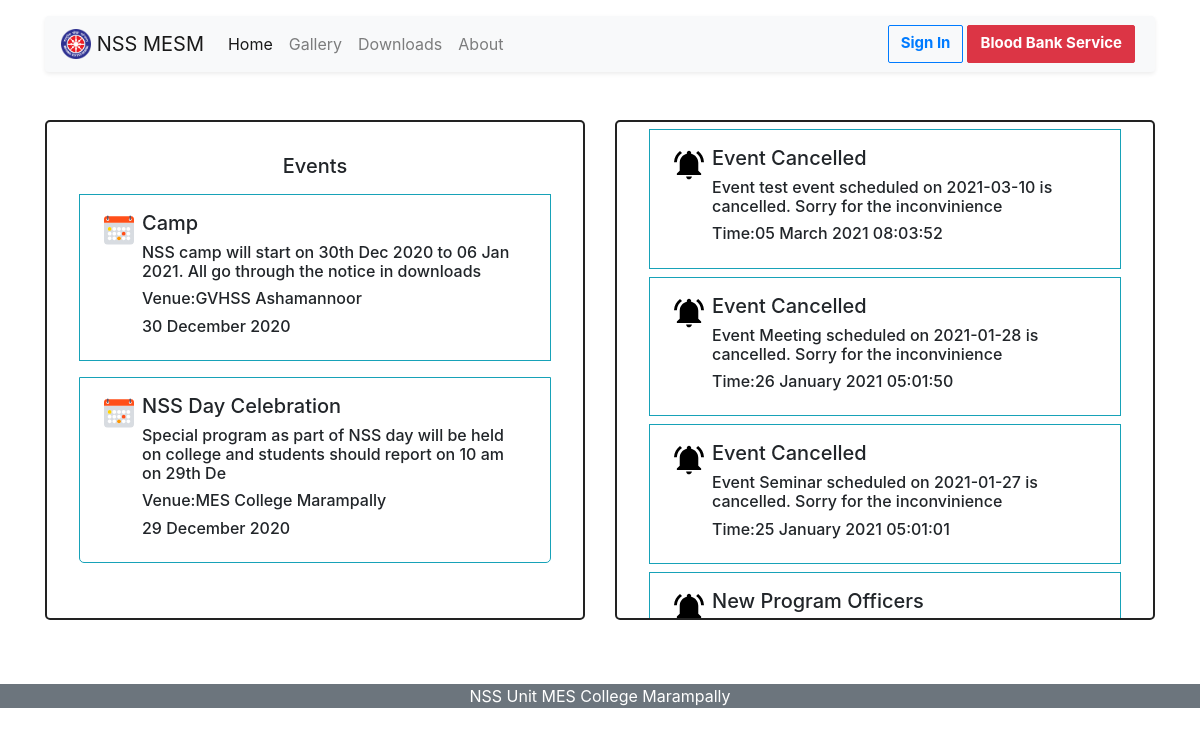
The page / on the database its author committed.
### tables this page shows
CREATE TABLE IF NOT EXISTS `event` (
  `id` int(5) NOT NULL AUTO_INCREMENT,
  `start_date` date NOT NULL,
  `end_date` date NOT NULL,
  `name` varchar(50) NOT NULL,
  `description` varchar(200) NOT NULL,
  `total_hour` int(10) NOT NULL,
  `venue` varchar(50) NOT NULL,
  `is_valid` tinyint(1) NOT NULL DEFAULT '1',
  PRIMARY KEY (`id`),
  KEY `event_id` (`id`)
);

CREATE TABLE IF NOT EXISTS `notification` (
  `id` int(8) NOT NULL AUTO_INCREMENT,
  `notification_time` timestamp NOT NULL DEFAULT CURRENT_TIMESTAMP,
  `title` varchar(30) NOT NULL,
  `description` varchar(500) NOT NULL,
  `category` varchar(60) NOT NULL,
  PRIMARY KEY (`id`)
);

### backend/utilities.php (called while the page is built, shortened)
<?php
require('dbconnect.php');
function get_events()
{
    global $conn;
    $sql="select * from event order by start_date desc";
    if (mysqli_query($conn, $sql)) {
        $result=mysqli_query($conn, $sql);
        return $result;
    }
}
function get_notification()
{
    global $conn;
    $sql="select * from notification order by notification_time desc";
    if (mysqli_query($conn, $sql)) {
        $result=mysqli_query($conn, $sql);
        return $result;
    }
}

### index.php (the view, shortened to what this page needs)
<?php
require('backend/dbconnect.php');
require('backend/utilities.php');
?>
<!DOCTYPE html>
<html lang="en">
<head>
  <link rel="stylesheet" href="css/bootstrap.min.css" />
  <link rel="stylesheet" href="css/style.css">
</head>
<body>
  <div class="container">
    <nav class="navbar navbar-expand-lg navbar-light rounded bg-light mt-3 shadow-sm">
      <a class="navbar-brand" href="#">
        <img src="assets/favicon.png" width="30" height="30" class="d-inline-block align-top" alt="" loading="lazy" />
        NSS MESM</a>
      <div class="collapse navbar-collapse" id="navbarText">
        <ul class="navbar-nav mr-auto">
          <li class="nav-item active">
            <a class="nav-link" href="#">Home <span class="sr-only">(current)</span></a>
          </li>
          <li class="nav-item">
            <a class="nav-link" href="routes/gallery.php">Gallery</a>
          </li>
          <li class="nav-item">
            <a class="nav-link" href="routes/downloads.php">Downloads</a>
          </li>
          <li class="nav-item">
            <a class="nav-link" href="routes/about.php">About</a>
          </li>
        </ul>
        <?php
       if (isset($_SESSION['auth'])) {
           if ($_SESSION['auth']=="true") {
               $path='';
               $path=$_SESSION['type']=='admin'? 'routes/adminboard.php':'routes/userboard.php';
               if ($_SESSION['type']=='registered') {
                   $path='routes/registrationstatus.php';
               }
               echo '<a class="btn btn-danger my-2 my-sm-0  mx-1" href="' . $path .'">Dashboard</a>';
           }
       } else {?>
        <a class="btn btn-outline-primary my-2 my-sm-0" data-toggle="modal" data-target="#myModal"
          href="routes/signin.html">Sign In</a>
        <a class="btn btn-danger my-2 my-sm-0  mx-1" href="routes/bloodbank/bloodbank.php">Blood Bank Service</a> <?php
           }?>
      </div>
    </nav>
    <div class="row py-5">
      <div class="col">
        <ul class="data-list list-group" data-autoscroll>
          <h5 class="text-center">Events</h5>
          <?php
$events=get_events();
if (mysqli_num_rows($events)==0) {
    echo "<h3>No Events</h3>";
} else {
    while ($event=mysqli_fetch_assoc($events)) {
        echo '
<li class="list-group-item my-2 border border-info">
 <div class="media  p-1 d-flex">
<img
src="assets/calendar.svg"
alt="NIL"
class=" mt-1 mb-1 mr-2 rounded"
style="width: 30px"
/>
<div class="media-body row align-items-center ">
<div class="col-12   align-items-center">
<h5>'.$event['name'].'</h5>
<h6>'.$event['description'].'</h6>
<h6>Venue:'.$event['venue'].'</h6>
<h6>'.date("d F Y", strtotime($event['start_date'])).'</h6>
</div>
</div></div>
  </li>';
    }
}
?>
        </ul>
      </div>
      <div class="col mt-4 mt-md-0">
        <ul class="data-list " data-autoscroll>
          <h5 class="text-center">Notifications</h5>
          <?php
$notifications=get_notification();
if (mysqli_num_rows($notifications)==0) {
    echo "<h3>No Notification</h3>";
} else {
    while ($notification=mysqli_fetch_assoc($notifications)) {
        if ($notification['category']=='public') {
            echo '
<li class="list-group-item my-2 border border-info">
 <div class="media  p-1 d-flex">
<img
src="assets/notification.svg"
alt="NIL"
class=" mt-1 mb-1 mr-2 rounded"
style="width: 30px"
/>
<div class="media-body row align-items-center ">
<div class="col-12   align-items-center">
<h5>'.$notification['title'].'</h5>
<h6>'.$notification['description'].'</h6>
<h6>Time:'.date("d F Y h:m:s", strtotime($notification['notification_time'])).'</h6>
</div>
</div></div>
  </li>';
        }
    }
}
?>
        </ul>
      </div>
    </div>
  </div>
  <footer class="text-center bg-secondary text-white">NSS Unit MES College Marampally</footer>
</body>
</html>

### css/style.css (style rules this page uses)
.data-list { height: 500px; padding: 2rem; overflow-y: hidden; border: 2px solid #222; border-radius: 5px; }

### index.php (style rules this page uses)
.form-control, .btn { min-height: 38px; border-radius: 2px; }
.btn { font-size: 15px; font-weight: bold; }

### rows shown on the page
event: name "Camp", description "NSS camp will start on 30th Dec 2020 to 06 Jan 2021. All go through the notice in downloads", venue "GVHSS Ashamannoor", start_date "30 December 2020"
event: name "NSS Day Celebration", description "Special program as part of NSS day will be held on college and students should report on 10 am on 29th De", venue "MES College Marampally", start_date "29 December 2020"
notification: title "Event Cancelled", description "Event test event scheduled on 2021-03-10 is cancelled. Sorry for the inconvinience", notification_time "05 March 2021 08:03:52"
notification: title "Event Cancelled", description "Event Meeting scheduled on 2021-01-28 is cancelled. Sorry for the inconvinience", notification_time "26 January 2021 05:01:50"
notification: title "Event Cancelled", description "Event Seminar scheduled on 2021-01-27 is cancelled. Sorry for the inconvinience", notification_time "25 January 2021 05:01:01"
notification: title "New Program Officers"
